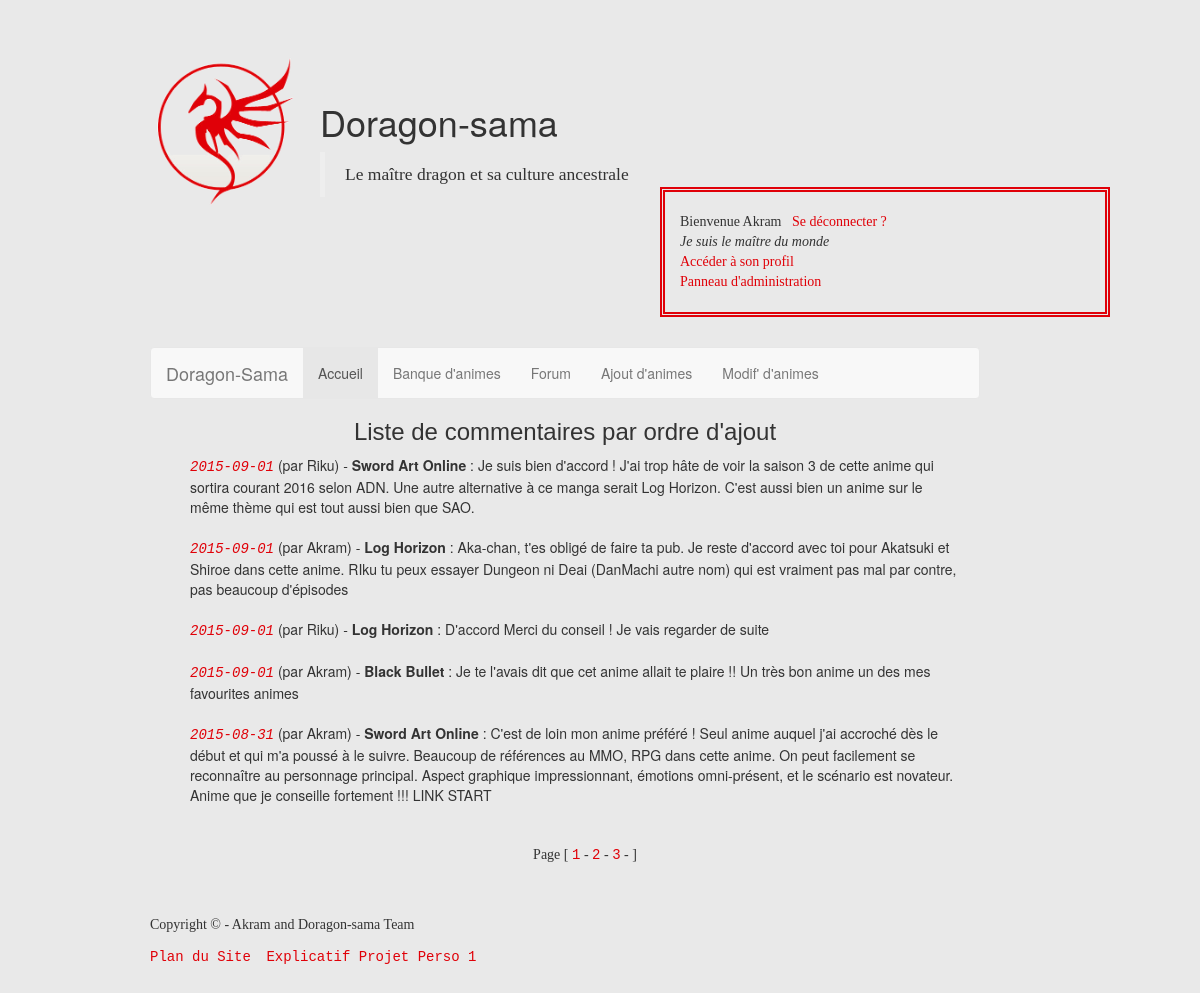
The page /correctadmin.php?option=commentaires&page=1 (signed in) on the database its author committed.
### tables this page shows
CREATE TABLE IF NOT EXISTS `commentaires` (
  `numcom` int(5) NOT NULL,
  `datecom` date NOT NULL,
  `auteur` varchar(25) NOT NULL,
  `contenu` text NOT NULL,
  `keyanime` int(11) NOT NULL,
  PRIMARY KEY (`numcom`),
  KEY `keyanime` (`keyanime`)
);

### correctadmin.php (the view, shortened to what this page needs)
<?php
	require ("config.php");
?>
<!DOCTYPE html>
<html>
    <head>
		<?php require ("boostrap.func.php"); ?>
		<link rel="stylesheet" type="text/css" href="style.css">
    </head>
	<body>
    <div id="bloc_page">
    	<header>
    		<?php require ("inc/header.php"); ?>
			<?php
    			require ("menu.php")
    		?>
    	</header>
		<section>
			<?php
			if (isset($_GET['option']) && is_string($_GET['option']) && !empty($_GET['option']) && !is_numeric($_GET['option'])) {
				$option = strval($_GET['option']);
				$option = htmlspecialchars($option);
				if ($option == 'anime') {
					$count = $bdd->query('SELECT COUNT(*) AS Nbelements FROM anime');
					$data = $count->fetch();
					$nbshow = 10;
				}elseif ($option == 'commentaires') {
					$count = $bdd->query('SELECT COUNT(*) AS Nbelements FROM commentaires');
					$data = $count->fetch();
					$nbshow = 5;
				}elseif ($option == 'messages') {
					$count = $bdd->query('SELECT COUNT(*) AS Nbelements FROM messages');
					$data = $count->fetch();
					$nbshow = 5;
				}elseif ($option == 'utilisateurs') {
					$count = $bdd->query('SELECT COUNT(*) AS Nbelements FROM utilisateurs');
					$data = $count->fetch();
					$nbshow = 5;
				}
	    		$defaut = 1;
	    		$nbelements = $data['Nbelements'];
	    		$nbpages = ceil($nbelements/$nbshow);
				if (isset($_GET['page']) && is_numeric($_GET['page']) && !empty($_GET['page'])) {
				$page = intval($_GET['page']);
				if ($page >= 1 && $page <= $nbpages) {
					$defaut = $page;
				} elseif ($page < 1) {
					$defaut = 1;
				} else {
					$defaut = $nbpages;
				}
				$tabAnime = array();
				$listAnime = $bdd->query("SELECT numanime, nomanime FROM anime");
				while ($data = $listAnime->fetch()) {
					$tabAnime[$data['numanime']] = $data['nomanime'];
				}
			?>
			<article style=" text-align: center;">
			<?php
				if($option == 'commentaires'){
				echo '<h3>Liste de '.$option.' par ordre d\'ajout</h3>';
				echo '<ul>';
					$sql = $bdd->query("SELECT * FROM commentaires ORDER BY datecom DESC LIMIT ".(($defaut - 1)*$nbshow).", $nbshow") or exit(print_r($sql->errorInfo()));
					while ($infos = $sql->fetch())
					{
			?>
				<li><em><a href="updatefocus.php?option=commentaires&numero=<?php echo $infos['numcom'];?>" ><?php echo $infos['datecom']; ?></a></em> (par <?php echo $infos['auteur']; ?>) - <strong><?php echo $tabAnime[$infos['keyanime']]; ?></strong> : <?php echo $infos['contenu'];?></li><br/>
			<?php
					}
					echo "<br/>";
					echo "<p> Page [ ";
					for ($i=1; $i <= $nbpages ; $i++) {
						echo " <a href='correctadmin.php?option=$option&page=$i'>$i</a> - ";
					}
					echo " ]</p>";
						}
			?>
			</article>
		</section>
		<?php
					}
			} else header('Location:paneladmin.php');
		?>
		<footer>
			<?php require('footer.php'); ?>
		</footer>
	</div>
    </body>
</html>

### style.css (style rules this page uses)
body { background-color : rgb(233,233,233); width: 90%; }
#bloc_page { display: block; background-color : rgb(233,233,233); text-align: left; margin-bottom: 50px; margin-top: 50px; margin-left: 150px; margin-right: 100px; }
section a, footer a { font-family: 'Courier New', 'Comic Sans MS', sans-serif; }
h3 { font-family: 'Lucida Fax', 'Bookman Old Sty', sans-serif ; }
p, ol { font-family: 'Footlight MT Light', 'Times New Roman', sans-serif ; }
article li { list-style-type: none; text-align: left; margin-right: 15px; }
a { color:rgb(224,0,8); }

### rows shown on the page
commentaires: datecom "2015-09-01", auteur "Riku", keyanime "Sword Art Online", contenu "Je suis bien d'accord ! J'ai trop hâte de voir la saison 3 de cette anime qui sortira courant 2016 selon ADN. Une autre alternative à ce manga serait Log Horizon. C'est aussi bien un anime sur le même thème qui est tout aussi bien que SAO."
commentaires: datecom "2015-09-01", auteur "Akram", keyanime "Log Horizon", contenu "Aka-chan, t'es obligé de faire ta pub. Je reste d'accord avec toi pour Akatsuki et Shiroe dans cette anime. RIku tu peux essayer Dungeon ni Deai (DanMachi autre nom) qui est vraiment pas mal par contre, pas beaucoup d'épisodes"
commentaires: datecom "2015-09-01", auteur "Riku", keyanime "Log Horizon", contenu "D'accord Merci du conseil ! Je vais regarder de suite"
commentaires: datecom "2015-09-01", auteur "Akram", keyanime "Black Bullet", contenu "Je te l'avais dit que cet anime allait te plaire !! Un très bon anime un des mes favourites animes"
commentaires: datecom "2015-08-31", auteur "Akram", keyanime "Sword Art Online", contenu "C'est de loin mon anime préféré ! Seul anime auquel j'ai accroché dès le début et qui m'a poussé à le suivre. Beaucoup de références au MMO, RPG dans cette anime. On peut facilement se reconnaître au personnage principal. Aspect graphique impressionnant, émotions omni-présent, et le scénario est novateur. Anime que je conseille fortement !!! LINK START"

### other values the page prints
$_SESSION['pseudo'] "Akram"
$_SESSION['statut_humeur'] "Je suis le maître du monde"
$option "commentaires"
